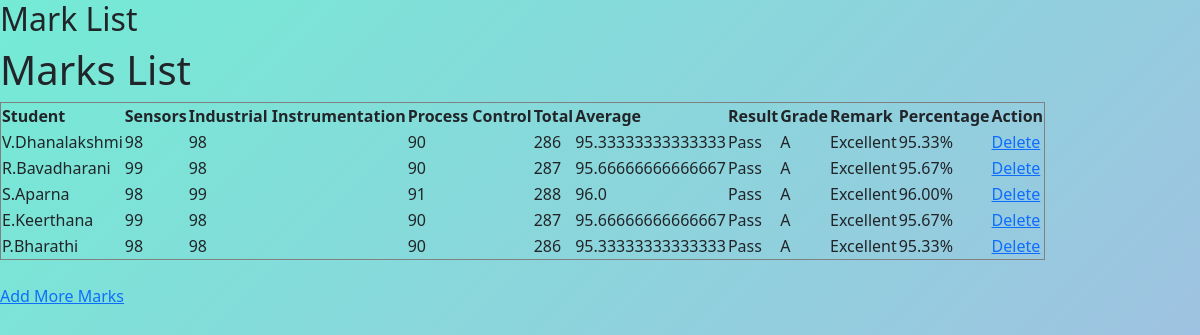
The app's page /polls/marks_list/ (signed in) with its own data.
### polls/models.py (models this page shows, shortened)
class Mark(models.Model):
    student = models.ForeignKey(Student, on_delete=models.CASCADE)
    Sensors = models.IntegerField(
    validators=[MinValueValidator(0), MaxValueValidator(100)]
)
    IndustrialInstrumentation = models.IntegerField(
    validators=[MinValueValidator(0), MaxValueValidator(100)]
)
    ProcessControl = models.IntegerField(
    validators=[MinValueValidator(0), MaxValueValidator(100)]
)
    def total(self):
        return self.Sensors + self.IndustrialInstrumentation + self.ProcessControl
    def average(self):
        return self.total() / 3

class Student(models.Model):
    name = models.CharField(max_length=100)
    roll_no = models.IntegerField(unique=True)
    department = models.CharField(max_length=50)
    email = models.EmailField()
    def __str__(self):
        return self.name

### polls/views.py (the view)
# urls.py: path('marks_list/', views.marks_list, name='marks_list'),
@login_required
def marks_list(request):
    marks = Mark.objects.all()
    return render(
        request,
        'polls/marks_list.html',
        {'marks': marks}
    )

### polls/templates/polls/marks_list.html (shortened to what this page needs)
{% extends 'polls/base.html' %}
{% block content %}
<h2>Mark List</h2>
<!DOCTYPE html>
<html>
<head>
</head>
<body>
<h1>Marks List</h1>
<table border="1">
    <tr>
        <th>Student</th>
        <th>Sensors</th>
        <th>Industrial Instrumentation</th>
        <th>Process Control</th>
        <th>Total</th>
        <th>Average</th>
        <th>Result</th>
        <th>Grade</th>
        <th>Remark</th>
        <th>Percentage</th>
        <th>Action</th>
    </tr>
    {% for mark in marks %}
    <tr>
        <td>{{ mark.student }}</td>
        <td>{{ mark.Sensors}}</td>
        <td>{{ mark.IndustrialInstrumentation }}</td>
        <td>{{ mark.ProcessControl}}</td>
        <td>{{ mark.total }}</td>
        <td>{{ mark.average }}</td>
        <td>
    {% if mark.average >= 35 %}
        Pass
    {% else %}
        Fail
    {% endif %}
</td>
<td>
    {% if mark.average >= 90 %}
        A
    {% elif mark.average >= 80 %}
        B
    {% elif mark.average >= 70 %}
        C
    {% elif mark.average >= 50 %}
        D
    {% else %}
        F
    {% endif %}
</td>
<td>
    {% if mark.average >= 90 %}
        Excellent
    {% elif mark.average >= 80 %}
        Very Good
    {% elif mark.average >= 70 %}
        Good
    {% elif mark.average >= 50 %}
        Average
    {% else %}
        Needs Improvement
    {% endif %}
</td>
<td>{{ mark.average|floatformat:2 }}%</td>
<td>
    <a href="{% url 'delete_mark' mark.id %}"
       onclick="return confirm('Are you sure?')">
       Delete
    </a>
</td>
    </tr>
    {% endfor %}
</table>
<br>
<a href="{% url 'add_marks' %}">
    Add More Marks
</a>
</body>
</html>
{% endblock %}

### polls/templates/polls/base.html (style rules this page uses)
html, body { margin: 0; padding: 0; min-height: 100vh; background: linear-gradient(135deg, #74ebd5, #ACB6E5); }

### records on screen
Mark: student "V.Dhanalakshmi", Sensors "98", IndustrialInstrumentation "98", ProcessControl "90", total "286", average "95.33333333333333", shows "Pass", shows "A", shows "Excellent", average "95.33"
Mark: student "R.Bavadharani", Sensors "99", IndustrialInstrumentation "98", ProcessControl "90", total "287", average "95.66666666666667", shows "Pass", shows "A", shows "Excellent", average "95.67"
Mark: student "S.Aparna", Sensors "98", IndustrialInstrumentation "99", ProcessControl "91", total "288", average "96.0", shows "Pass", shows "Excellent", average "96.00"
Mark: student "E.Keerthana", Sensors "99", IndustrialInstrumentation "98", ProcessControl "90", total "287", average "95.66666666666667", shows "Pass", shows "A", shows "Excellent", average "95.67"
Mark: student "P.Bharathi", Sensors "98", IndustrialInstrumentation "98", ProcessControl "90", total "286", average "95.33333333333333", shows "Pass", shows "A", shows "Excellent", average "95.33"
